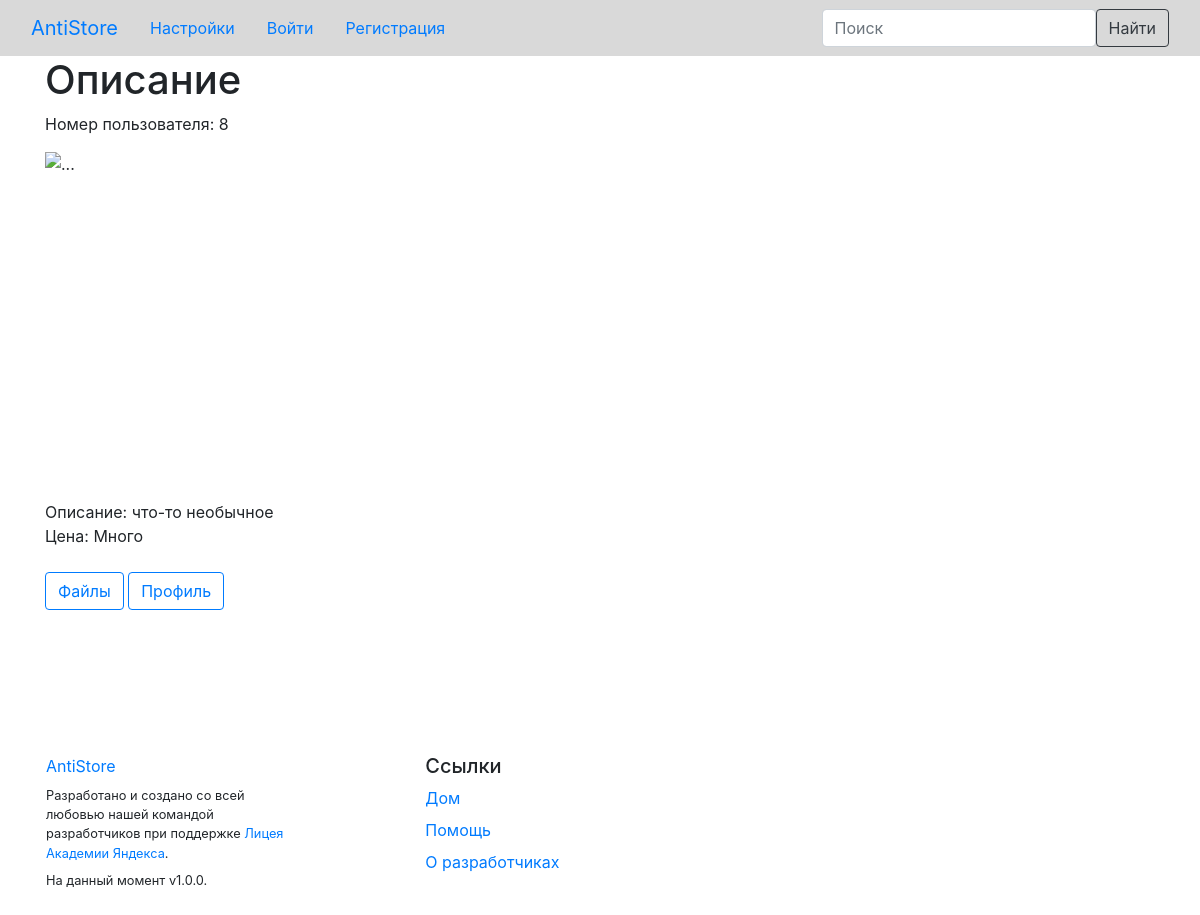
/advert/17, run on the app's committed database.
### data/adverts.py (models this page shows)
class Advert(SqlAlchemyBase, SerializerMixin):
    __tablename__ = 'adverts'
    id = sqlalchemy.Column(sqlalchemy.Integer, primary_key=True)
    name = sqlalchemy.Column(sqlalchemy.String, nullable=True)
    id_person = sqlalchemy.Column(sqlalchemy.Integer, sqlalchemy.ForeignKey("users.id"))
    description = sqlalchemy.Column(sqlalchemy.String)
    price = sqlalchemy.Column(sqlalchemy.String, default='Договорная')
    data = sqlalchemy.Column(sqlalchemy.DateTime, default=datetime.datetime.now)
    for_search = sqlalchemy.Column(sqlalchemy.String)
    img_id = sqlalchemy.Column(sqlalchemy.Integer, default=-1)
    user = orm.relationship('User')

### server.py (the view)
@app.route('/advert/<id>', methods=['GET'])
def advert_descr(id):
    db_sess = db_session.create_session()
    adv = db_sess.query(Advert).filter(Advert.id == int(id))
    return render_template('descriptionAdvertT.html', title='Объявление', advert=adv[0], user=current_user)

### data/db_session.py (called while the page is built)
def create_session() -> Session:
    global __factory
    return __factory()

### templates/descriptionAdvertT.html
{% extends "base.html" %}
{% block content %}
<h1>Описание</h1>
<div>
    <p>Номер пользователя: {{advert.id_person}}<br></p>
    {% if advert.img_id != -1 %}
    <img src="/file/{{advert.img_id}}" class="d-block" alt="..." width="400" height="400">
    {% endif %}
    Описание: {{advert.description}}
    <br>
    Цена: {{advert.price}}<br><br>
    {% if advert.id_files != 'Нет' %}
    <div class="vstack gap-2 mx-auto">
        <a class="btn btn-outline-primary" href="/files/{{advert.id}}">Файлы</a>
        {% else %}
        Нет.
        {% endif %}
        <a class="btn btn-outline-primary" href="/profile/vp/{{advert.id_person}}">Профиль</a>
    </div>
</div>
{% endblock %}

### templates/base.html (style rules this page uses)
html, body { background-image: url("https://bogatyr.club/uploads/posts/2023-02/1677448103_bogatyr-club-p-svetlo-serii-tsvet-fon-pinterest-46.jpg"); }
img { object-fit: cover; width: 348px; height: 348px; class: object-fit-none border rounded; alt="..."; }

### data on the page
Advert: id_person "8", description "что-то необычное", price "Много"
